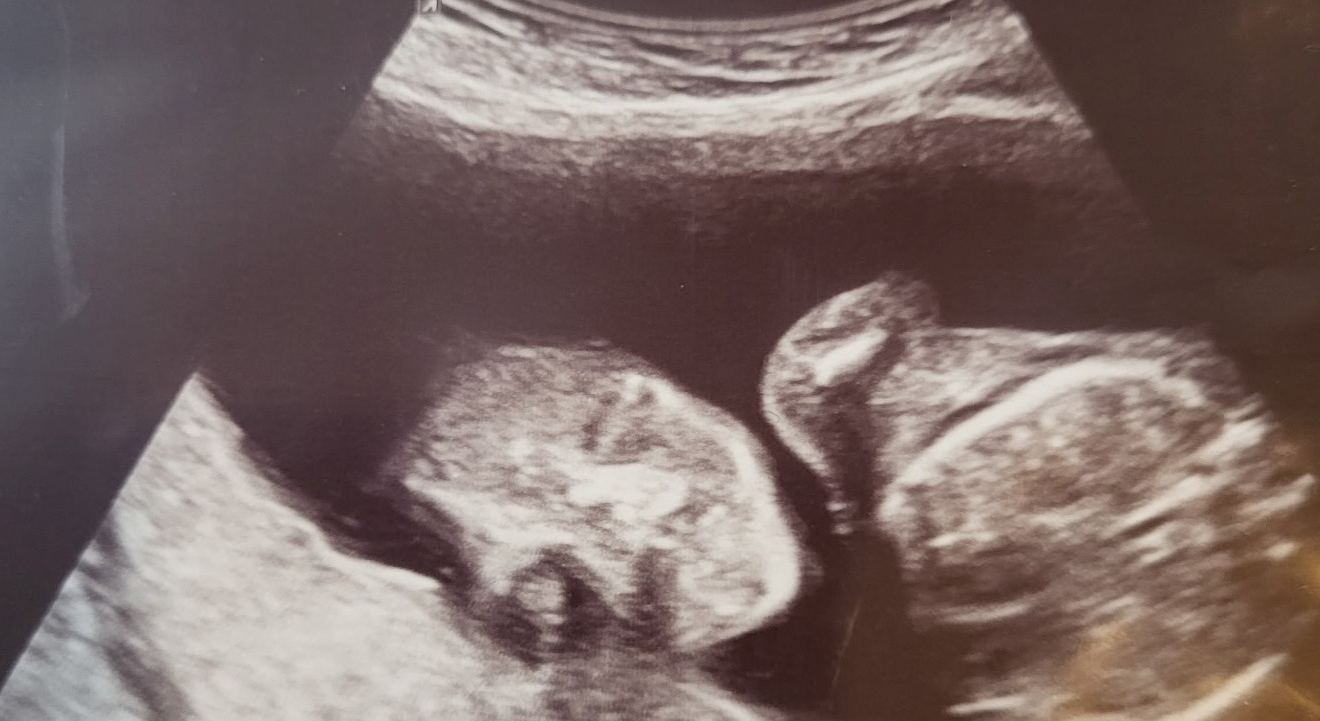
#> input picture source/fertility-img/ultrasound.jpg, 1320 x 721 px
$ python key-fertility-plate.py
#> lines starting #> are read from the running program, lines starting #| are printed output that depends on the picture
#!/usr/bin/env python3
"""Plate for the FERTILITY key art (Bennet's pick 2026-09-10 = 'Clarity / local contrast' highlight treatment).
Input : fertility-img/ultrasound.jpg (header-cropped ultrasound)   Output: key-plate.jpg (next to this script)
Recipe: large-radius unsharp mask (radius 32, 70%, threshold 2) for local contrast, then a highlight-only lift
(gamma 0.8 under a soft luminance mask 0.35..0.85). The dark band under the title is untouched.
Run from source/: python3 key-fertility-plate.py ; then render key-fertility-art.html (1760x990) -> web/key-fertility.jpg"""
import pathlib
import numpy as np
from PIL import Image, ImageFilter
here = pathlib.Path(__file__).resolve().parent
src = Image.open(here / "fertility-img" / "ultrasound.jpg").convert("RGB")
#> src is the input picture: PIL image 1320x721 RGB; mean R, G, B 122.5, 104.9, 102.1
cl = np.asarray(src.filter(ImageFilter.UnsharpMask(radius=32, percent=70, threshold=2))).astype(np.float32) / 255.0
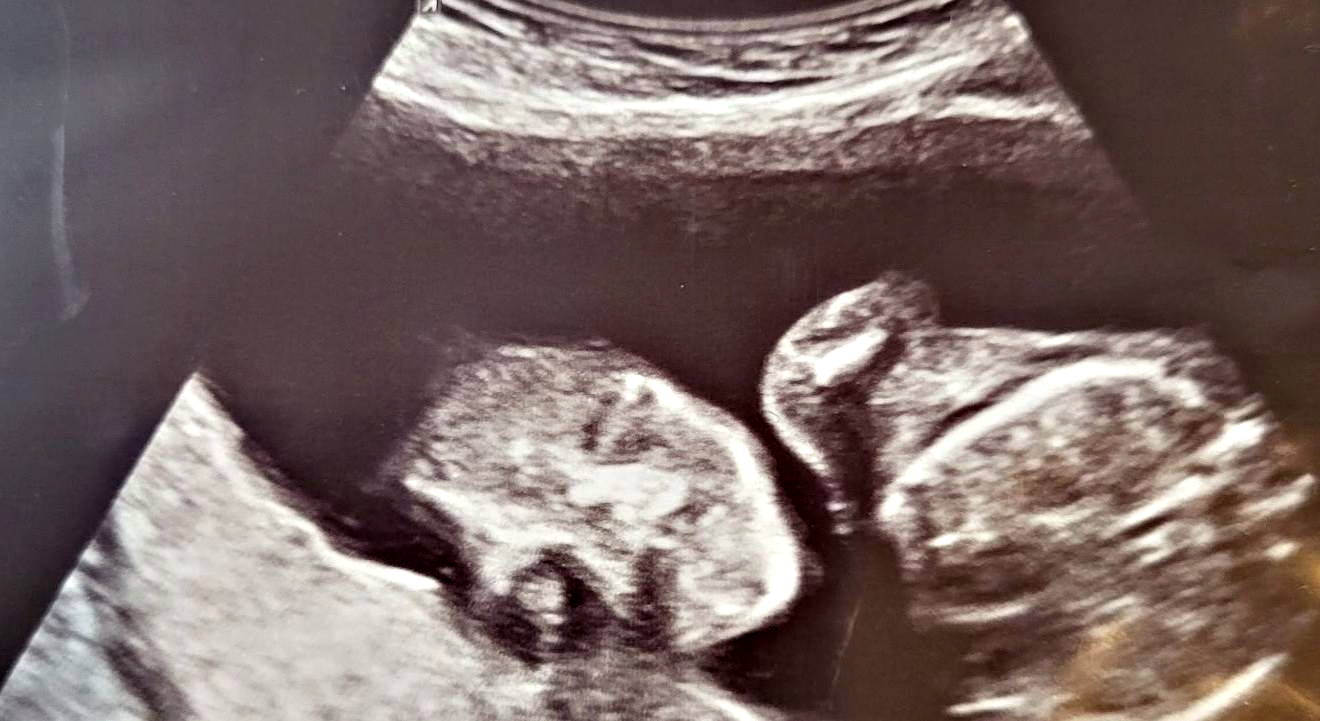
#> cl: shape (721, 1320, 3) float32; mean R, G, B 0.481, 0.412, 0.401
lum = 0.2126 * cl[..., 0] + 0.7152 * cl[..., 1] + 0.0722 * cl[..., 2]
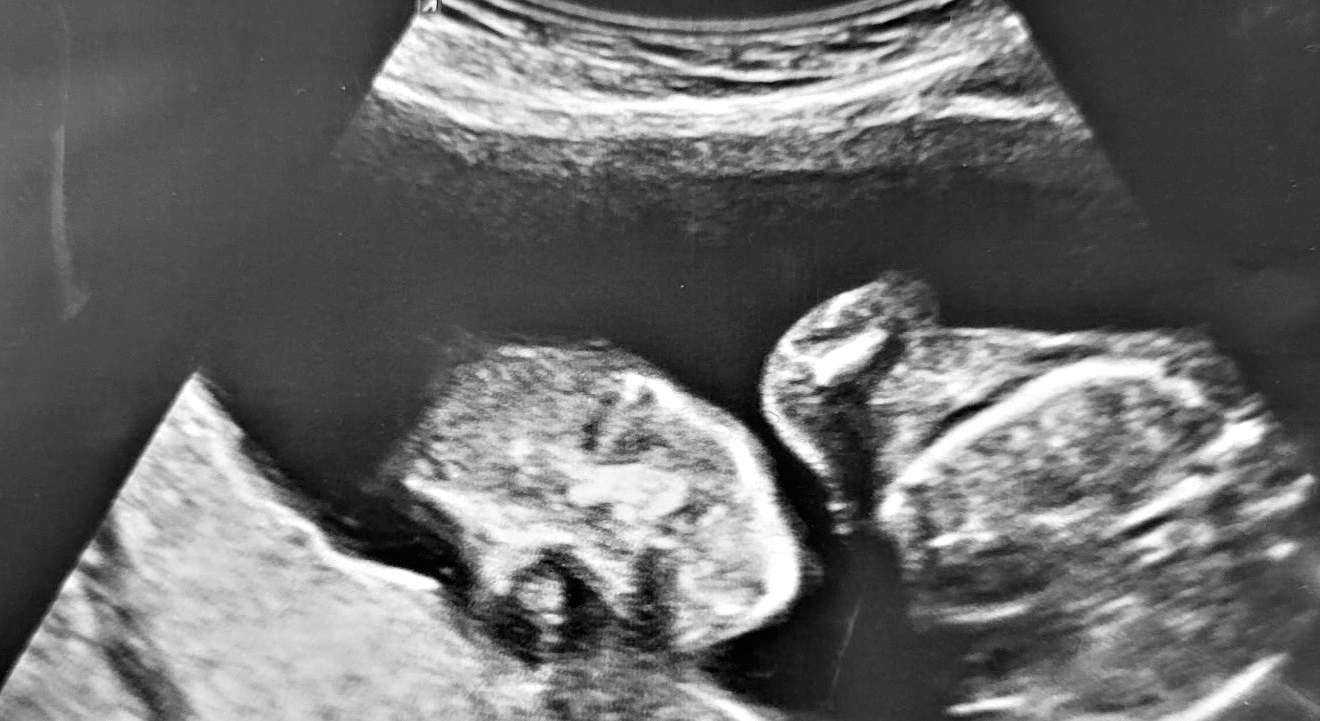
#> lum: shape (721, 1320) float32; min 0, max 1, mean 0.426
t = np.clip((lum - 0.35) / (0.85 - 0.35), 0, 1); hmask = (t * t * (3 - 2 * t))[..., None]
#> after `t = np.clip((lum - 0.35) / (0.85 - 0.35), 0, 1)`:
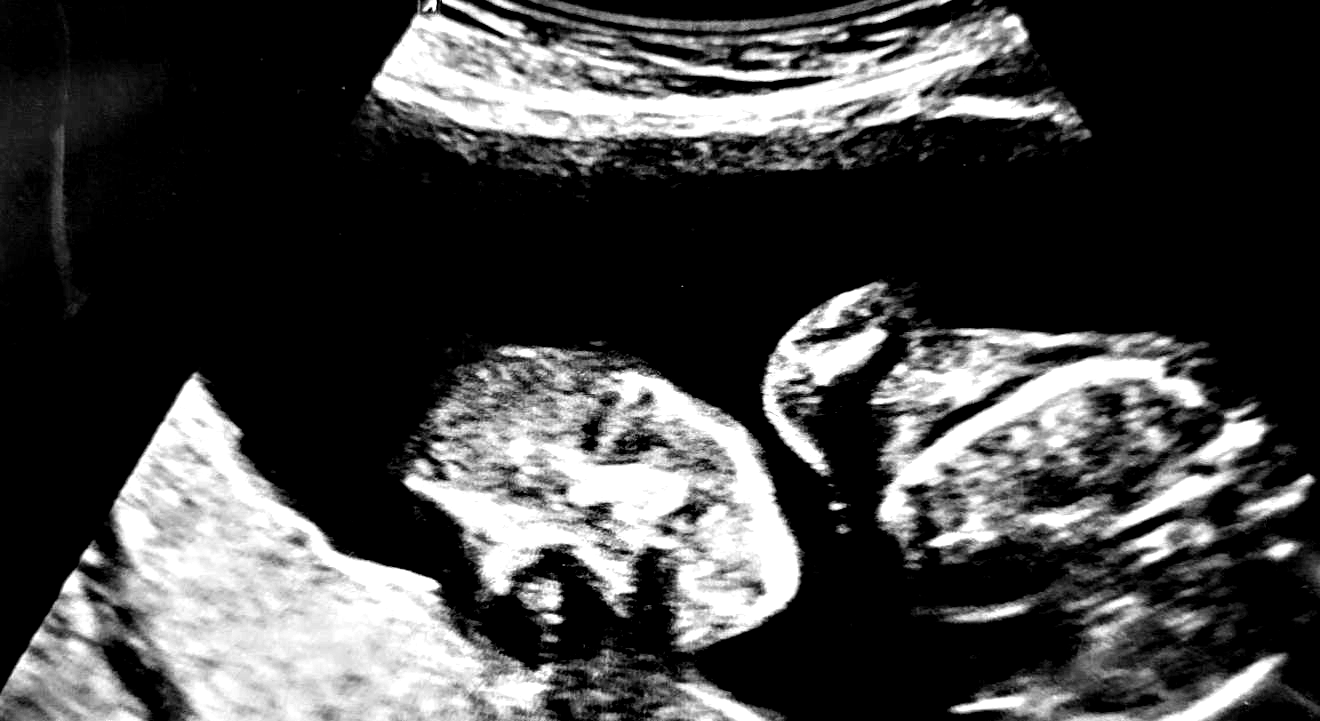
#> t: shape (721, 1320) float32; min 0, max 1, mean 0.268
#> after `hmask = (t * t * (3 - 2 * t))[..., None]`:
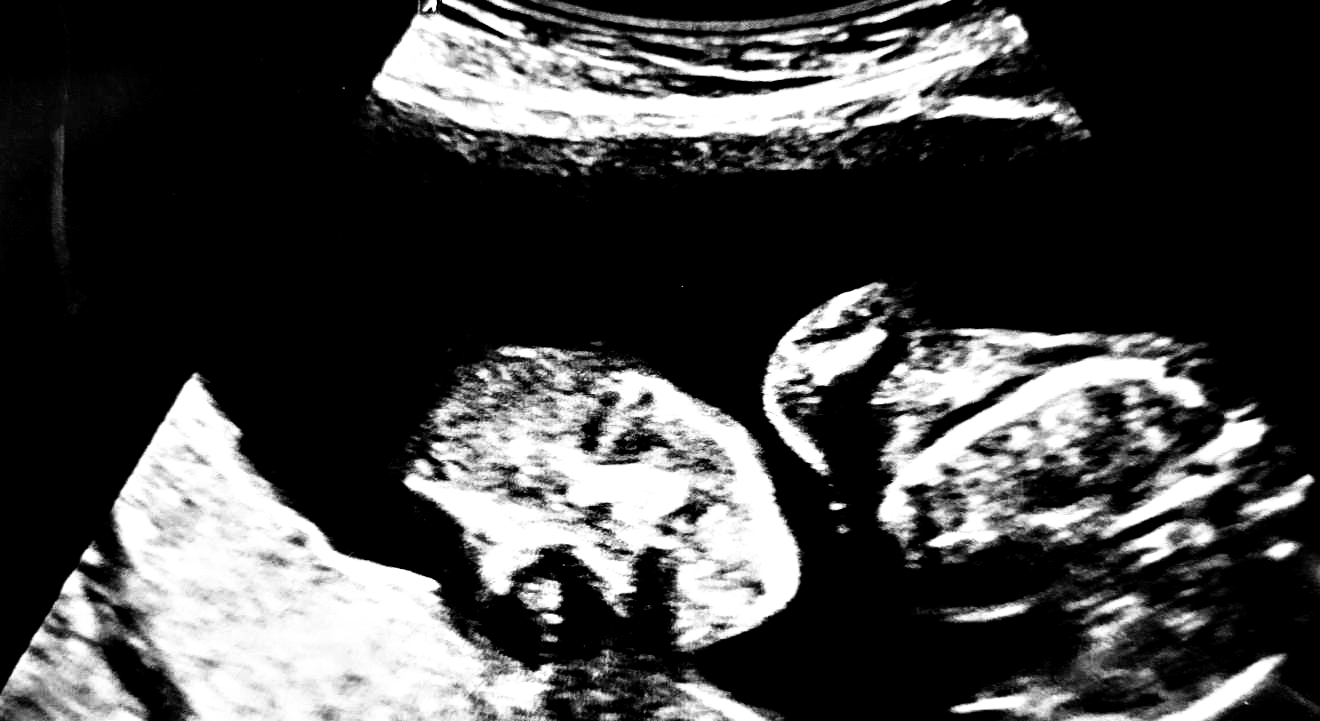
#> hmask: shape (721, 1320, 1) float32; min 0, max 1, mean 0.269
out = cl * (1 - hmask) + (cl ** 0.8) * hmask
Image.fromarray((np.clip(out, 0, 1) * 255).astype(np.uint8)).save(here / "key-plate.jpg", "JPEG", quality=95)
print("wrote", here / "key-plate.jpg")

$ run again, with source/fertility-img/burning-house.jpg copied over source/fertility-img/ultrasound.jpg
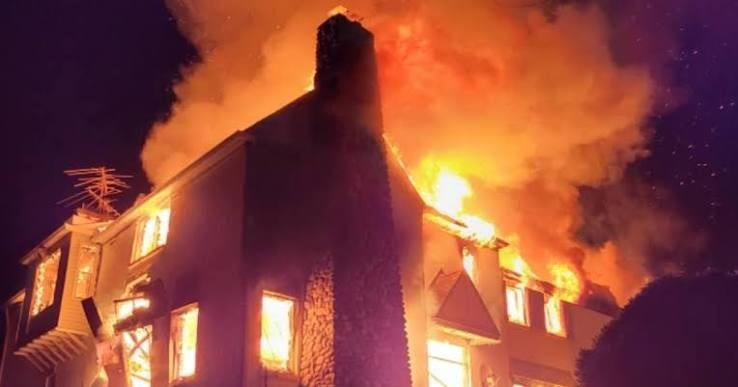
#> input picture source/fertility-img/burning-house.jpg, 738 x 387 px
#> src is the input picture: PIL image 738x387 RGB; mean R, G, B 142.4, 71.6, 60.5
#> `lum = 0.2126 * cl[..., 0] + 0.7152 * cl[..., 1] + 0.0722 * cl[..., 2]`:
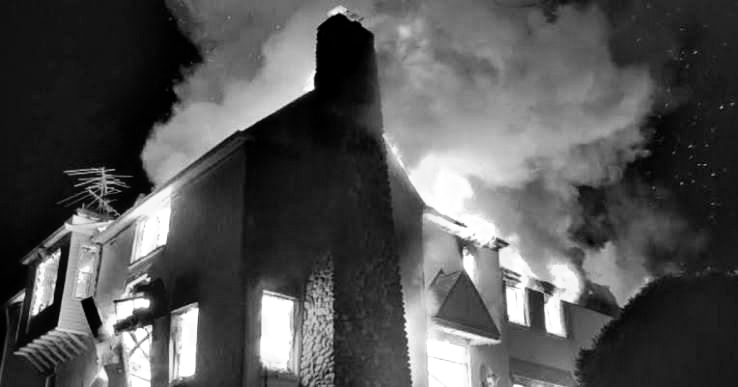
#> lum: shape (387, 738) float32; min 0, max 1, mean 0.33
#> `hmask = (t * t * (3 - 2 * t))[..., None]`:
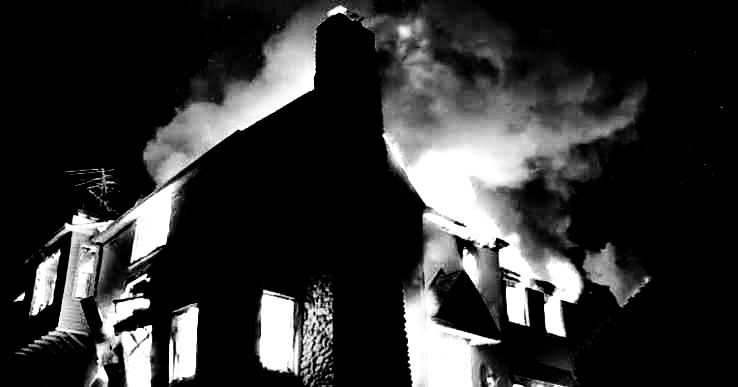
#> hmask: shape (387, 738, 1) float32; min 0, max 1, mean 0.193
